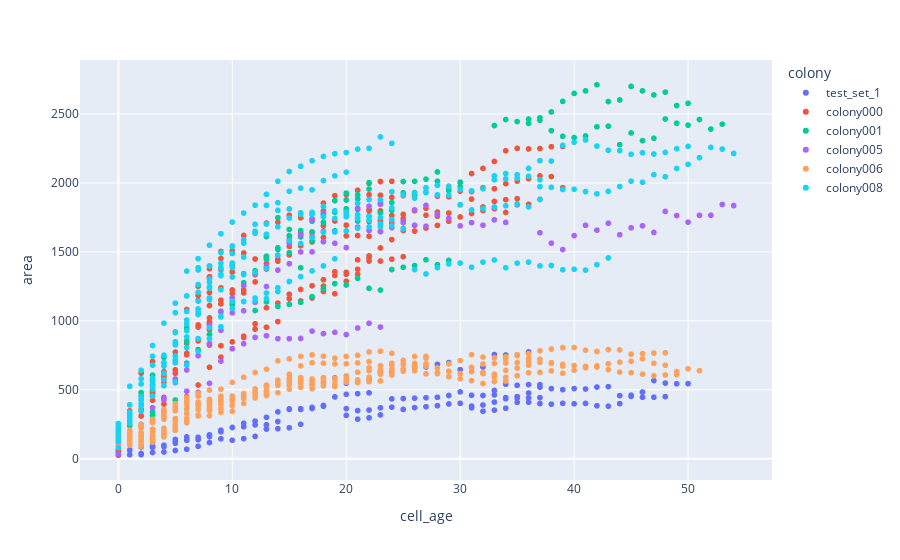

Notebook code cell kept with this figure:
### Code cell
selected_colonies_40_58=all_details_40_58.loc[all_details_40_58['cell_age']!=all_details_40_58['frame_num']] 
fig = px.scatter(selected_colonies_40_58, x="cell_age", y="area", color="colony")
fig.show()

### Figure 1 — Plotly figure (JSON) as saved in the notebook; plotly's stock layout.template omitted (floating-point values rounded to 4 significant figures; data arrays with more than 128 entries replaced by an {"elided": "..."} marker saying what was removed)
{"data": [{"hovertemplate": "colony=test_set_1<br>cell_age=%{x}<br>area=%{y}<extra></extra>", "legendgroup": "test_set_1", "marker": {"color": "#636efa", "symbol": "circle"}, "mode": "markers", "name": "test_set_1", "showlegend": true, "type": "scattergl", "x": {"elided": "156 int values"}, "xaxis": "x", "y": {"elided": "156 float values"}, "yaxis": "y"}, {"hovertemplate": "colony=colony000<br>cell_age=%{x}<br>area=%{y}<extra></extra>", "legendgroup": "colony000", "marker": {"color": "#EF553B", "symbol": "circle"}, "mode": "markers", "name": "colony000", "showlegend": true, "type": "scattergl", "x": {"elided": "251 int values"}, "xaxis": "x", "y": {"elided": "251 float values"}, "yaxis": "y"}, {"hovertemplate": "colony=colony001<br>cell_age=%{x}<br>area=%{y}<extra></extra>", "legendgroup": "colony001", "marker": {"color": "#00cc96", "symbol": "circle"}, "mode": "markers", "name": "colony001", "showlegend": true, "type": "scattergl", "x": [36, 33, 13, 13, 12, 5, 37, 34, 14, 14, 13, 6, 38, 35, 15, 15, 14, 7, 39, 36, 16, 16, 15, 8, 40, 37, 17, 17, 16, 9, 41, 38, 18, 18, 17, 10, 42, 39, 19, 19, 18, 11, 43, 40, 20, 20, 19, 12, 44, 41, 21, 21, 20, 13, 45, 42, 22, 22, 21, 14, 46, 43, 23, 23, 22, 15, 47, 44, 24, 24, 23, 16, 0, 0, 48, 45, 25, 25, 24, 17, 1, 1, 0, 49, 46, 26, 26, 25, 18, 2, 2, 1, 50, 47, 27, 27, 26, 19, 3, 3, 2, 51, 48, 28, 28, 27, 20, 4, 4, 3, 52, 49, 29, 29, 28, 21, 5, 5, 4, 53, 50, 30, 30, 29, 22, 6, 6, 5], "xaxis": "x", "y": [2432, 2416.0, 1469, 1611, 1075, 570, 2472, 2460.0, 1530.0, 1748.0, 1138.0, 693.5, 2380.0, 2446.0, 1618.0, 1662.0, 1104.0, 784.5, 2338.0, 2464.0, 1609, 1654.0, 1120.0, 901.5, 2330.0, 2455, 1645, 1722.0, 1134.0, 1029, 2341, 2515, 1714.0, 1768.0, 1176.0, 1119, 2408.0, 2592, 1788, 1872.0, 1232.0, 1276.0, 2412, 2650.0, 1876.0, 1926.0, 1270, 1364.0, 2278, 2668, 1914, 1884, 1260, 1447, 2363, 2712.0, 1956, 2002.0, 1308.0, 1519, 2307, 2590.0, 1783, 1855, 1236.0, 1494, 2324.0, 2602, 1802, 1858, 1223, 1385, 99.5, 179.5, 2464, 2700.0, 2010.0, 1928.0, 1372, 1579, 137.5, 239, 188.5, 2433, 2668, 2012.0, 1930.0, 1388.0, 1574.0, 230.5, 480, 271.5, 2420.0, 2638.0, 2028, 1964.0, 1401, 1654.0, 338.5, 606, 228.5, 2460.0, 2659, 2080, 2012.0, 1443, 1813, 437, 735, 314.5, 2391, 2562.0, 1945, 1956.0, 1408.0, 1723, 702, 847.5, 340.5, 2426.0, 2578, 1973, 2006, 1438.0, 1760.0, 845, 951, 425.5], "yaxis": "y"}, {"hovertemplate": "colony=colony005<br>cell_age=%{x}<br>area=%{y}<extra></extra>", "legendgroup": "colony005", "marker": {"color": "#ab63fa", "symbol": "circle"}, "mode": "markers", "name": "colony005", "showlegend": true, "type": "scattergl", "x": [37, 17, 10, 6, 1, 38, 18, 11, 7, 2, 39, 19, 12, 8, 3, 40, 20, 13, 9, 4, 41, 21, 14, 10, 5, 42, 22, 15, 11, 6, 43, 23, 16, 12, 7, 44, 24, 17, 13, 8, 45, 25, 18, 14, 9, 0, 46, 26, 19, 15, 10, 1, 47, 27, 20, 16, 11, 2, 48, 28, 21, 17, 12, 3, 49, 29, 22, 18, 13, 4, 50, 30, 23, 19, 14, 5, 51, 31, 24, 20, 15, 6, 52, 32, 25, 21, 16, 7, 53, 33, 26, 22, 17, 8, 54, 34, 27, 23, 18, 9], "xaxis": "x", "y": [1639, 1612, 1058.0, 490, 116, 1564.0, 1650.0, 1073, 481.5, 249, 1517, 1645, 1134.0, 546.5, 370, 1618, 1786.0, 1249, 708, 438.5, 1693, 1816.0, 1368, 797.5, 575.5, 1658, 1832, 1414.0, 834, 687, 1708, 1845, 1500.0, 880, 870.5, 1624.0, 1732.0, 1500, 891.5, 968.5, 1675, 1722.0, 1576.0, 870.5, 1070.0, 35, 1690.0, 1694.0, 1562.0, 870.5, 1166, 186.5, 1641, 1686.0, 1532.0, 872, 1256.0, 226, 1794.0, 1773, 1680, 925.5, 1343, 272, 1764.0, 1744, 1656.0, 907, 1394, 427, 1716, 1689, 1646.0, 916.5, 1473, 552, 1765, 1712.0, 1676.0, 900.5, 1564.0, 643.5, 1766, 1694.0, 1714.0, 948, 1622.0, 747.5, 1844, 1732.0, 1804.0, 982.5, 1732, 835, 1836, 1714, 1838.0, 955, 1780, 931.5], "yaxis": "y"}, {"hovertemplate": "colony=colony006<br>cell_age=%{x}<br>area=%{y}<extra></extra>", "legendgroup": "colony006", "marker": {"color": "#FFA15A", "symbol": "circle"}, "mode": "markers", "name": "colony006", "showlegend": true, "type": "scattergl", "x": {"elided": "341 int values"}, "xaxis": "x", "y": {"elided": "341 float values"}, "yaxis": "y"}, {"hovertemplate": "colony=colony008<br>cell_age=%{x}<br>area=%{y}<extra></extra>", "legendgroup": "colony008", "marker": {"color": "#19d3f3", "symbol": "circle"}, "mode": "markers", "name": "colony008", "showlegend": true, "type": "scattergl", "x": {"elided": "275 int values"}, "xaxis": "x", "y": {"elided": "275 float values"}, "yaxis": "y"}], "layout": {"legend": {"title": {"text": "colony"}, "tracegroupgap": 0}, "margin": {"t": 60}, "xaxis": {"anchor": "y", "domain": [0, 1], "title": {"text": "cell_age"}}, "yaxis": {"anchor": "x", "domain": [0, 1], "title": {"text": "area"}}}}
